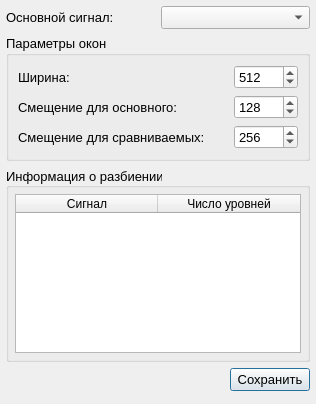
<?xml version="1.0" encoding="UTF-8"?>
<ui version="4.0">
 <class>AssociatedStatisticsWindow</class>
 <widget class="QDialog" name="AssociatedStatisticsWindow">
  <property name="windowModality">
   <enum>Qt::ApplicationModal</enum>
  </property>
  <property name="geometry">
   <rect>
    <x>0</x>
    <y>0</y>
    <width>316</width>
    <height>404</height>
   </rect>
  </property>
  <property name="font">
   <font>
    <pointsize>10</pointsize>
   </font>
  </property>
  <property name="windowTitle">
   <string>Сохранение относительных статистик</string>
  </property>
  <layout class="QVBoxLayout" name="verticalLayout_2">
   <property name="leftMargin">
    <number>6</number>
   </property>
   <property name="topMargin">
    <number>6</number>
   </property>
   <property name="rightMargin">
    <number>6</number>
   </property>
   <property name="bottomMargin">
    <number>6</number>
   </property>
   <item>
    <layout class="QHBoxLayout" name="layoutIndMainSignal">
     <item>
      <widget class="QLabel" name="labelIndMainSignal">
       <property name="text">
        <string>Основной сигнал: </string>
       </property>
      </widget>
     </item>
     <item>
      <widget class="QComboBox" name="comboBoxIndMainSignal"/>
     </item>
    </layout>
   </item>
   <item>
    <widget class="QGroupBox" name="groupBoxWindowsParams">
     <property name="title">
      <string>Параметры окон</string>
     </property>
     <layout class="QGridLayout" name="gridLayout_2">
      <item row="0" column="1">
       <spacer name="spacerWidthWindow">
        <property name="orientation">
         <enum>Qt::Horizontal</enum>
        </property>
        <property name="sizeHint" stdset="0">
         <size>
          <width>40</width>
          <height>20</height>
         </size>
        </property>
       </spacer>
      </item>
      <item row="0" column="0">
       <widget class="QLabel" name="labelWidthWindow">
        <property name="text">
         <string>Ширина:</string>
        </property>
       </widget>
      </item>
      <item row="0" column="2">
       <widget class="QSpinBox" name="spinBoxWidthWindow">
        <property name="minimum">
         <number>2</number>
        </property>
        <property name="maximum">
         <number>16384</number>
        </property>
        <property name="stepType">
         <enum>QAbstractSpinBox::DefaultStepType</enum>
        </property>
        <property name="value">
         <number>512</number>
        </property>
       </widget>
      </item>
      <item row="1" column="0">
       <widget class="QLabel" name="labelShiftMainWindow">
        <property name="text">
         <string>Смещение для основного: </string>
        </property>
       </widget>
      </item>
      <item row="2" column="0">
       <widget class="QLabel" name="labelShiftCompareWindow">
        <property name="text">
         <string>Смещение для сравниваемых: </string>
        </property>
       </widget>
      </item>
      <item row="1" column="1">
       <spacer name="spacerShiftMainWindow">
        <property name="orientation">
         <enum>Qt::Horizontal</enum>
        </property>
        <property name="sizeHint" stdset="0">
         <size>
          <width>40</width>
          <height>20</height>
         </size>
        </property>
       </spacer>
      </item>
      <item row="2" column="1">
       <spacer name="spacerShiftCompareWindow">
        <property name="orientation">
         <enum>Qt::Horizontal</enum>
        </property>
        <property name="sizeHint" stdset="0">
         <size>
          <width>40</width>
          <height>20</height>
         </size>
        </property>
       </spacer>
      </item>
      <item row="1" column="2">
       <widget class="QSpinBox" name="spinBoxShiftMainWindow">
        <property name="minimum">
         <number>1</number>
        </property>
        <property name="maximum">
         <number>16384</number>
        </property>
        <property name="stepType">
         <enum>QAbstractSpinBox::DefaultStepType</enum>
        </property>
        <property name="value">
         <number>128</number>
        </property>
       </widget>
      </item>
      <item row="2" column="2">
       <widget class="QSpinBox" name="spinBoxShiftCompareWindow">
        <property name="minimum">
         <number>1</number>
        </property>
        <property name="maximum">
         <number>16384</number>
        </property>
        <property name="stepType">
         <enum>QAbstractSpinBox::DefaultStepType</enum>
        </property>
        <property name="value">
         <number>256</number>
        </property>
       </widget>
      </item>
     </layout>
    </widget>
   </item>
   <item>
    <widget class="QGroupBox" name="groupBoxNumberOfWindows">
     <property name="title">
      <string>Информация о разбиении</string>
     </property>
     <property name="alignment">
      <set>Qt::AlignLeading|Qt::AlignLeft|Qt::AlignVCenter</set>
     </property>
     <property name="flat">
      <bool>false</bool>
     </property>
     <layout class="QGridLayout" name="gridLayout_3">
      <property name="leftMargin">
       <number>6</number>
      </property>
      <property name="topMargin">
       <number>6</number>
      </property>
      <property name="rightMargin">
       <number>6</number>
      </property>
      <property name="bottomMargin">
       <number>6</number>
      </property>
      <item row="0" column="0">
       <widget class="QTableWidget" name="tableNumberOfWindows">
        <property name="sizePolicy">
         <sizepolicy hsizetype="Expanding" vsizetype="Expanding">
          <horstretch>0</horstretch>
          <verstretch>0</verstretch>
         </sizepolicy>
        </property>
        <property name="font">
         <font>
          <pointsize>9</pointsize>
         </font>
        </property>
        <property name="sizeAdjustPolicy">
         <enum>QAbstractScrollArea::AdjustIgnored</enum>
        </property>
        <property name="editTriggers">
         <set>QAbstractItemView::NoEditTriggers</set>
        </property>
        <property name="rowCount">
         <number>0</number>
        </property>
        <attribute name="horizontalHeaderCascadingSectionResizes">
         <bool>false</bool>
        </attribute>
        <attribute name="horizontalHeaderDefaultSectionSize">
         <number>142</number>
        </attribute>
        <attribute name="verticalHeaderVisible">
         <bool>false</bool>
        </attribute>
        <column>
         <property name="text">
          <string>Сигнал</string>
         </property>
         <property name="font">
          <font>
           <pointsize>9</pointsize>
          </font>
         </property>
        </column>
        <column>
         <property name="text">
          <string>Число уровней</string>
         </property>
         <property name="font">
          <font>
           <pointsize>9</pointsize>
          </font>
         </property>
        </column>
       </widget>
      </item>
     </layout>
    </widget>
   </item>
   <item>
    <layout class="QHBoxLayout" name="layoutSave">
     <item>
      <spacer name="spacerButton">
       <property name="orientation">
        <enum>Qt::Horizontal</enum>
       </property>
       <property name="sizeHint" stdset="0">
        <size>
         <width>40</width>
         <height>20</height>
        </size>
       </property>
      </spacer>
     </item>
     <item>
      <widget class="QPushButton" name="pushButtonSave">
       <property name="text">
        <string>Сохранить</string>
       </property>
      </widget>
     </item>
    </layout>
   </item>
   <item>
    <spacer name="verticalHolder">
     <property name="orientation">
      <enum>Qt::Vertical</enum>
     </property>
     <property name="sizeHint" stdset="0">
      <size>
       <width>20</width>
       <height>40</height>
      </size>
     </property>
    </spacer>
   </item>
  </layout>
 </widget>
 <resources/>
 <connections/>
</ui>
